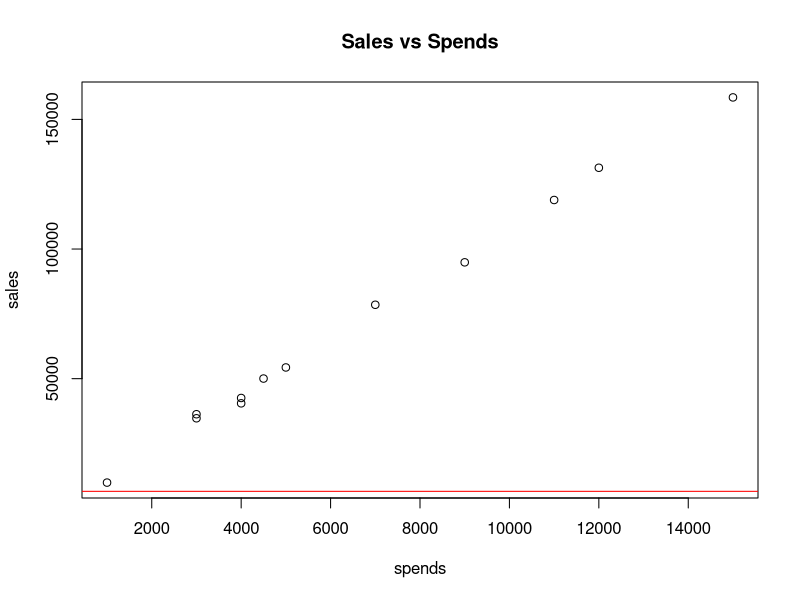

R code for this plot:
month<-c(1,2,3,4,5,6,7,8,9,10,11,12)
spends<-c(1000,4000,5000,4500,3000,4000,9000,11000,15000,12000,7000,3000)
sales<-c(9914,40487,54324,50044,34719,42551,94871,118914,158484,131348,78504,36284)
my_data<-data.frame(month=month,spends=spends,sales=sales)
my_model<-lm(spends~spends,data=my_data)
summary(my_model)
plot(my_data$spends,my_data$sales,main="Sales vs Spends",xlab="spends",ylab="sales")
abline(my_model,col="red")
new_data<-data.frame(spends=13500)
pred<-predict(my_model,newdata = new_data)
print("Pred")
print(pred)

